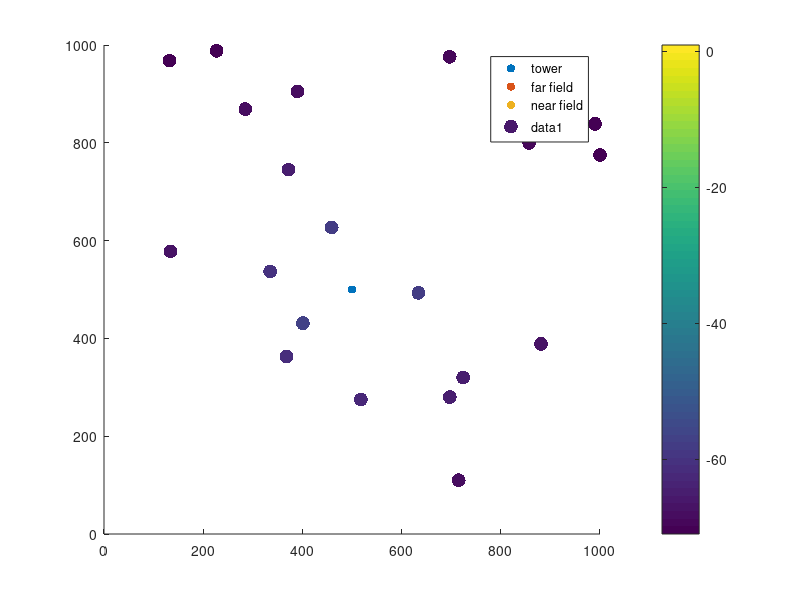

The MATLAB source for this figure:
clc
clear all
close all

field = rand(1000,1000);
bx = 500;
by = 500;
dis = 400;

hold on
scatter(bx, by, 'ro', 'filled'); 
x = randi([0, 1000], 1, 20);
y = randi([0, 1000], 1, 20);

d = sqrt((bx - x).^2 + (by - y).^2); 

far = d > dis;
near = d <= dis;

scatter(x(far), y(far), 'bo', 'filled');
scatter(x(near), y(near), 'go', 'filled'); 
legend('tower', 'far field', 'near field') 
hold off
pt = 40;
c = 3e8;
f = 9e8;
lambda = c / f;

pr = (pt * lambda^2) ./ (4 * pi * d).^2;

pr_db = 10 * log10(pr); 

disp('Received Power (dB):');
disp(pr_db);
hold on;
scatter(x, y, 100, pr_db, 'filled');
colorbar
